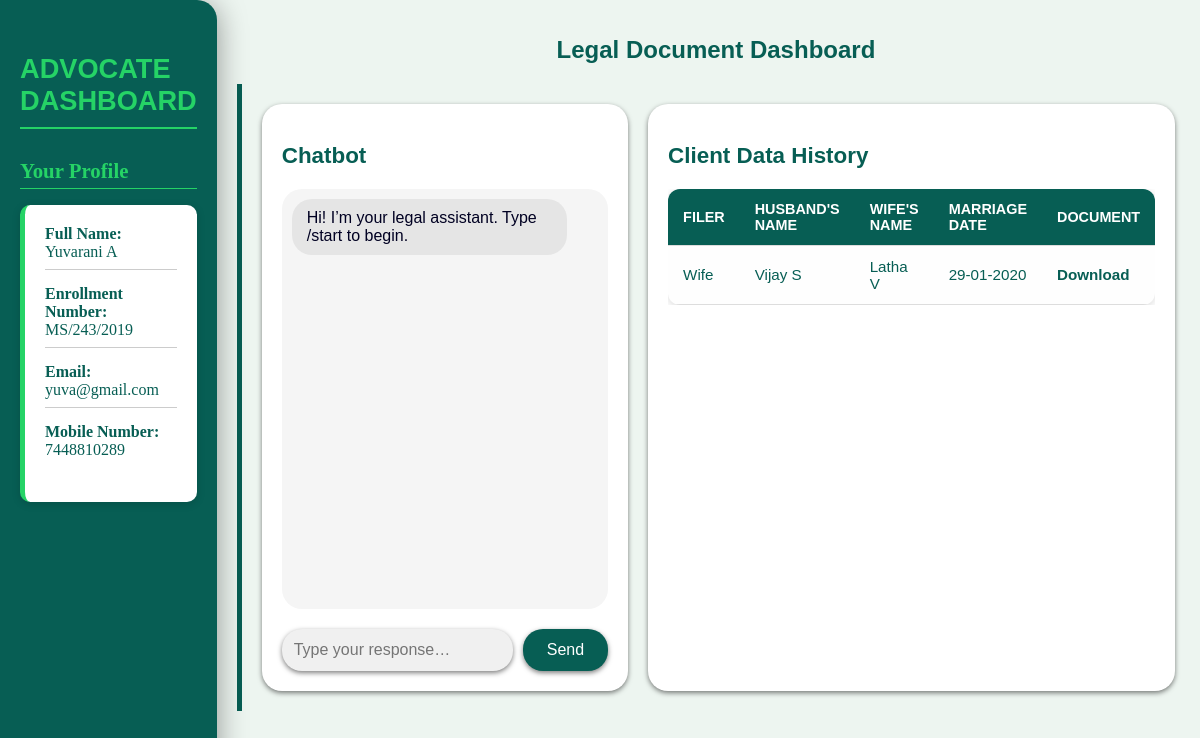
Page /dashboard/ (signed in) on the committed database.
### legalgen/models.py (models this page shows, shortened)
class Advocate(models.Model):
    user = models.OneToOneField(User, on_delete=models.CASCADE)
    name = models.CharField(max_length=100, blank=True, null=True)
    phone = models.CharField(max_length=20, blank=True, null=True)
    enrollment_number = models.CharField(max_length=50, unique=True, blank=True, null=True)
    email = models.EmailField(blank=True, null=True)
    address = models.CharField(max_length=100,blank=True,null=True)

class Client(models.Model):
    client_name = models.CharField(max_length=100, blank=True, null=True)
    filer = models.CharField(max_length=50, blank=True, null=True)
    husband_name = models.CharField(max_length=50, blank=True, null=True)
    husband_address = models.TextField(max_length=200, blank=True, null=True)
    wife_name = models.CharField(max_length=50, blank=True, null=True)
    wife_address = models.TextField(max_length=200, blank=True, null=True)
    marriage_Date = models.DateTimeField(blank=True, null=True)
    Date = models.DateField(auto_now_add=True)
    advocate = models.ForeignKey(Advocate, on_delete=models.CASCADE, related_name='clients', blank=True, null=True)
    reason = models.TextField(max_length=1000,blank=True, null=True)
    document = models.FileField(upload_to='documents/', null=True, blank=True)

### legalgen/views.py (the view)
# urls.py: path('dashboard/', advocate_dashboard_view, name='advocate_dashboard'),
@login_required
def advocate_dashboard_view(request):
    advocate = Advocate.objects.get(user=request.user)
    clients = Client.objects.filter(advocate=advocate)
    return render(request, "Advocate/dashboard.html", {
        "advocate": advocate,
        "clients": clients,
    })

### legalgen/templates/Advocate/dashboard.html (shortened to what this page needs)
<!DOCTYPE html>
<html lang="en">
<head>
</head>
<body>
  <nav class="side-nav">
    <h2>Advocate Dashboard</h2>
    <h3>Your Profile</h3>
    <ul class="profile-list">
      <li><strong>Full Name:</strong><br><span>{{ advocate.user.first_name }} {{ advocate.user.last_name }}</span></li>
      <li><strong>Enrollment Number:</strong> {{ advocate.enrollment_number }}</li>
      <li><strong>Email:</strong> {{ advocate.email }}</li>
      <li><strong>Mobile Number:</strong> {{ advocate.phone }}</li>
    </ul>
  </nav>
  <main class="container">
    <h1>Legal Document Dashboard</h1>
    <div class="main-content">
      <section class="chatbot">
        <h2>Chatbot</h2>
        <section id="chat-box"></section>
        <form id="chat-form" class="chat-form" onsubmit="handleUserInput(event)">
          <input id="query" name="query" type="text" placeholder="Type your response…" required autocomplete="off" />
          <button>Send</button>
        </form>
      </section>
      <section class="client-history">
        <h2>Client Data History</h2>
        {% if clients %}
          <div class="table-wrapper">
            <table class="client-table">
              <thead>
                <tr>
                  <th>Filer</th>
                  <th>Husband's Name</th>
                  <th>Wife's Name</th>
                  <th>Marriage Date</th>
                  <th>Document</th>
                </tr>
              </thead>
              <tbody>
                {% for client in clients %}
                  <tr>
                    <td>{{ client.filer }}</td>
                    <td>{{ client.husband_name }}</td>
                    <td>{{ client.wife_name }}</td>
                    <td>{{ client.marriage_Date|date:"d-m-Y" }}</td>
                    <td>
                      {% if client.document %}
                        <a href="{{ client.document.url }}" target="_blank">Download</a>
                      {% else %}
                        —
                      {% endif %}
                    </td>
                  </tr>
                {% endfor %}
              </tbody>
            </table>
          </div>
        {% else %}
          <p>No clients found.</p>
        {% endif %}
      </section>
    </div>
  </main>
</body>
</html>

### legalgen/templates/Advocate/dashboard.html (style rules this page uses)
:root { --dark-green: #075E54; --light-green: #25D366; --msg-user: #DCF8C6; --msg-bot: #E5E5E5; --bg: #edf5f0; --text-dark: #000022; --text-light: #fff; }
body { font-family: Arial, sans-serif; background: var(--bg); margin: 0; padding: 0; color: var(--dark-green); display: flex; }
.side-nav { width: 220px; background: var(--dark-green); color: var(--text-light); padding: 30px 20px; box-shadow: 0 4px 30px rgb(0 0 0 / 0.4); position: sticky; top: 0; height: 100vh; border-radius: 0 20px 20px 0; transform: translateZ(0); transition: transform 0.3s ease; }
.side-nav h2 { color: var(--light-green); margin-bottom: 30px; font-size: 1.7rem; font-weight: bold; text-transform: uppercase; border-bottom: 2px solid var(--light-green); padding-bottom: 10px; }
.side-nav h3 { color: var(--light-green); margin-bottom: 15px; font-size: 1.3rem; font-family: "Georgia", serif; font-weight: bold; border-bottom: 1px solid var(--light-green); padding-bottom: 5px; }
.side-nav ul.profile-list { list-style: none; padding: 20px; margin-bottom: 20px; background: #ffffff; border-radius: 10px; box-shadow: 0 2px 8px rgba(0, 0, 0, 0.15); color: var(--dark-green); font-family: "Georgia", serif; border-left: 5px solid var(--light-green); }
.side-nav ul.profile-list li { margin-bottom: 15px; font-size: 1rem; border-bottom: 1px solid #ccc; padding-bottom: 8px; }
.side-nav ul.profile-list li:last-child { border-bottom: none; }
main.container { flex-grow: 1; padding: 20px; }
main.container h1 { color: var(--dark-green); text-align: center; margin-bottom: 20px; font-size: 1.5rem; }
.main-content { display: flex; gap: 20px; padding: 20px; border-left: 5px solid var(--dark-green); padding-left: 20px; }
.chatbot { flex: 1; max-width: 40%; background: #fff; padding: 20px; border-radius: 20px; box-shadow: 0 2px 5px rgb(0 0 0 / 0.5); }
.client-history { flex: 2; background: #fff; padding: 20px; border-radius: 20px; box-shadow: 0 2px 5px rgb(0 0 0 / 0.5); }
section.chatbot h2, section.client-history h2 { color: var(--dark-green); margin-bottom: 20px; font-size: 1.4rem; font-weight: bold; }
#chat-box { height: 400px; overflow-y: auto; border: none; padding: 10px; border-radius: 20px; background: #f5f5f5; margin-bottom: 20px; }
form.chat-form { display: flex; gap: 10px; align-items: center; }
form.chat-form input[type='text'] { flex: 1; padding: 0.75rem; font-size: 1rem; border-radius: 20px; border: none; outline: none; background: #f0f0f0; color: var(--dark-green); box-shadow: 0 2px 5px rgb(0 0 0 / 0.5); }
form.chat-form button { background: var(--dark-green); color: var(--text-light); border: none; padding: 0.75rem 1.5rem; border-radius: 20px; cursor: pointer; font-size: 1rem; box-shadow: 0 2px 5px rgb(0 0 0 / 0.5); transition: background 0.3s ease; }
.table-wrapper { overflow-x: auto; }
.client-table { width: 100%; border-collapse: collapse; font-size: 0.95rem; background: #fefefe; border-radius: 12px; overflow: hidden; box-shadow: 0 2px 8px rgba(0, 0, 0, 0.15); }
.client-table th, .client-table td { padding: 12px 15px; text-align: left; border-bottom: 1px solid #ddd; }
.client-table thead { background-color: var(--dark-green); color: white; text-transform: uppercase; font-size: 0.9rem; }
.client-table a { color: var(--dark-green); text-decoration: none; font-weight: bold; }

### rows in the picture
Advocate: user.first_name "Yuvarani", user.last_name "A", enrollment_number "MS/243/2019", email "yuva@gmail.com", phone "7448810289"
Client: filer "Wife", husband_name "Vijay S", wife_name "Latha V", marriage_Date "29-01-2020"
